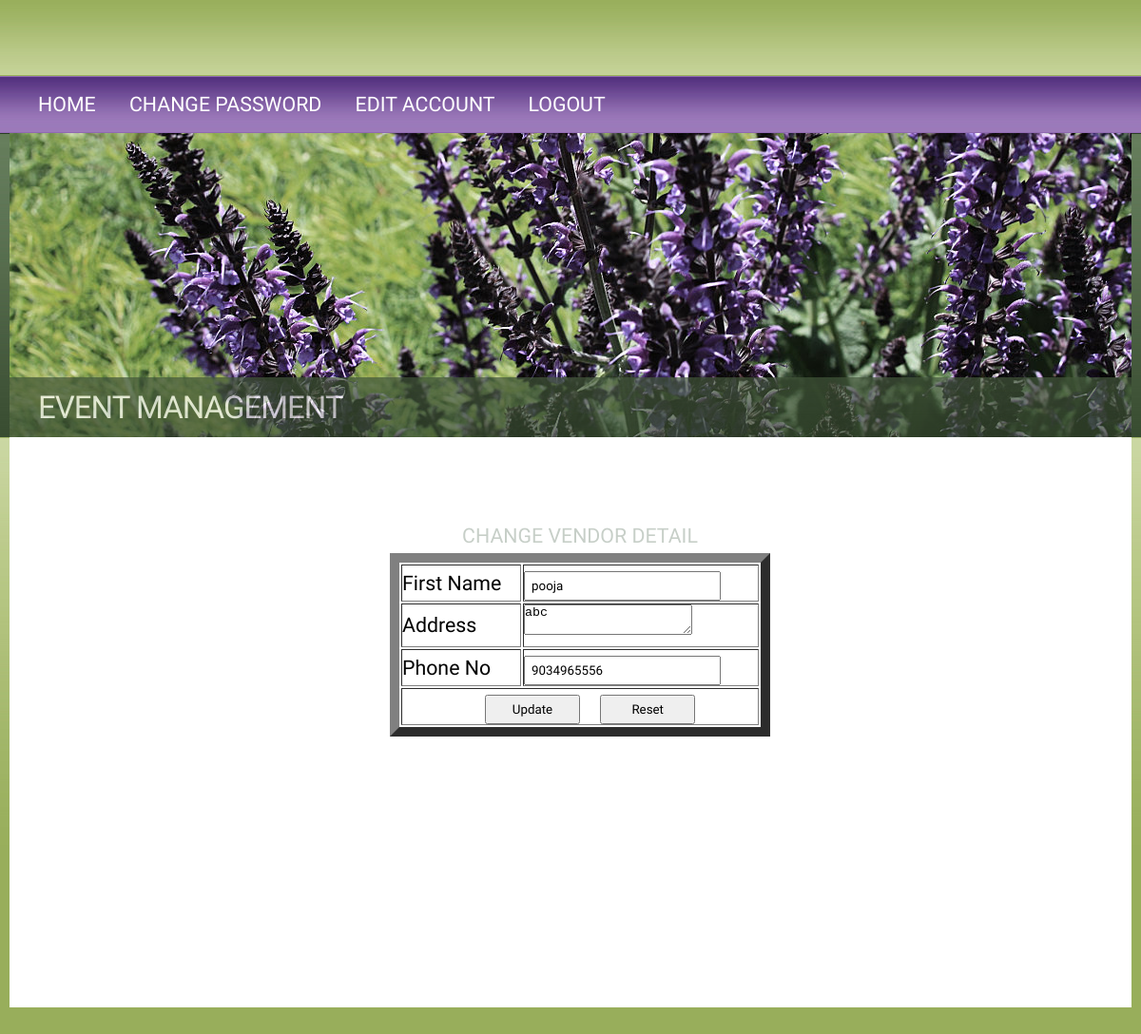
Screenshot of /edit.php (signed in) with the database file from the repository.
### tables this page shows
CREATE TABLE IF NOT EXISTS `vendor3` (
  `vname` varchar(30) NOT NULL,
  `vcategory` varchar(30) NOT NULL,
  `vaddress` varchar(30) NOT NULL,
  `vphoneno` varchar(30) NOT NULL,
  `vemail` varchar(30) NOT NULL,
  `vpassword` varchar(30) NOT NULL
);

### edit.php (the view, shortened to what this page needs)
<?php
			 $con = mysqli_connect("localhost","root","","project1");
		 $k=$_SESSION['a'];
   		$query="select * from vendor3  where vemail='$k'";
		$rid=mysqli_query($con,$query);
		if($data=mysqli_fetch_array($rid))
		{
			$fname=$data['vname'];
			$ads=$data['vaddress'];
			$pno=$data['vphoneno'];
		}
?>
<!DOCTYPE html PUBLIC "-//W3C//DTD XHTML 1.0 Strict//EN" "http://www.w3.org/TR/xhtml1/DTD/xhtml1-strict.dtd">
<html xmlns="http://www.w3.org/1999/xhtml">
	<head>
		<link rel="stylesheet" type="text/css" href="style.css" />
<html>
<body>
		<div id="outer">
			<div id="header">
				<div id="nav">
									<ul>
	<li class="first active">
							<a href="vendorwelcome2.php">Home</a>
						</li>
            			<li>
							<a href="pwd2.php">Change Password</a>
						</li>
						<li class="last">
							<a href="viewvender.php">Edit Account</a>
						</li>
                       <li class="last">
							<a href="logout.php">Logout</a>
						</li>
                         </ul>
	<br class="clear" />
				</div>
			</div>
			<div id="banner">
				<img src="images/pic02.jpg" width="1180" height="320" alt="" />
					<div id="logo">
						<h2><a href="#">Event management </a></h2>
					</div>
			</div>
			<div id="main" style="height:600px">
			<br>
		<form name="frmpass" method="post" action="changevendor.php" onSubmit="return validate();" >
    	<table border="10" class="popo" width="400">
		<caption align="center" class="style2">CHANGE VENDOR DETAIL</caption><br/>
			<tr><td><span class="style1">First Name</span></td> <td> <input type="text" name="t1" value="<?php echo $fname ; ?> " style="padding:6px;" /></td></tr>
        	<tr><td><span class="style1">Address</span></td> <td> <textarea name="t4"><?php echo $ads ; ?> </textarea></td></tr>
        	<tr><td><span class="style1">Phone No</span></td> <td> <input type="text" name="t6" value="<?php echo $pno ; ?> " style="padding:6px;" /></td></tr>
        	<tr><td align="center" colspan="2">&nbsp;&nbsp;&nbsp;&nbsp;<input type="submit" value="Update" name="save" style="padding:6px; width:100px;"  />&nbsp;&nbsp;&nbsp;&nbsp;<input type="reset" value="Reset" name="cancel" style="padding:6px; width:100px;"  /></td></tr>
		</table>
        </form></div>
</body>
</html>

### style.css (style rules this page uses)
* { margin: 0; padding: 0; }
a { text-decoration: underline; color: #E477D4; }
body { font-size: 16pt; line-height: 1.75em; background: #98ae5b url(images/bg.jpg) repeat-x top left; color: #C7CFC8; }
body,input { font-family: Jura, sans-serif; }
form { margin: 0; padding: 0; }
h1,h2,h3,h4 { text-transform: uppercase; font-weight: normal; letter-spacing: -1px; }
h2 { font-size: 1.55em; }
h2,h3,h4 { margin-bottom: 1em; color: #FFF; }
ul { margin: 0 0 1.5em 0; list-style: none; padding: 0; }
ul li { margin: 0; padding: 6px 0; }
#banner { position: relative; padding: 0; height: 320px; width: 1180px; margin: 0 0 0 0; background: #FFF; }
#header { position: relative; padding: 0px; height: 60px; width: 1120px; }
#logo { position: absolute; bottom: 0; left: 0px; height: 63px; width: 100%; line-height: 63px; background: url(images/logo.jpg) repeat-x bottom right; opacity: 0.7; }
#logo a { text-decoration: none; color: #fff; padding: 0 30px; }
#main { position: relative; padding: 0; width:100%; margin:0px auto; background: #FFF; }
#nav { top: 0; left: 0; height: 80px; line-height: 60px; padding: 0 30px 0 30px; width: 1120px; margin: 0; }
#nav a { text-decoration: none; text-transform: uppercase; letter-spacing: 2; color: #FFF; }
#nav ul { list-style: none; }
#nav ul li { display: inline; padding: 0 15px 0 15px; }
#nav ul li.first { padding-left: 0; }
#outer { position: relative; width: 1180px; margin: 80px auto 0 auto; }

### edit.php (style rules this page uses)
.popo { margin-left:400px; margin-top:10px; }
.style1 { color: #000000 }

### rows the page displays
vendor3: t1 "pooja", t4 "abc", t6 "9034965556"
